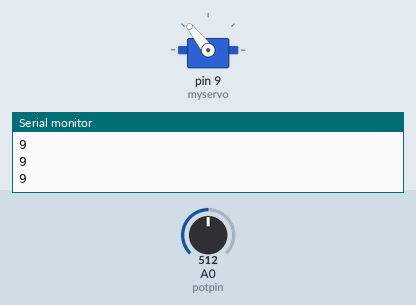
The sketch below on a simulated Arduino Uno, built with avr-gcc and run on an emulated ATmega328P. Shown: servo, the last lines printed to the serial monitor. Inputs (shaded band) come from the test bench; at power-on: A0 (potpin) = 512.

Above: at 1.2 s.
1.3 s: A0 (potpin) set to 716
At 1.68 s:
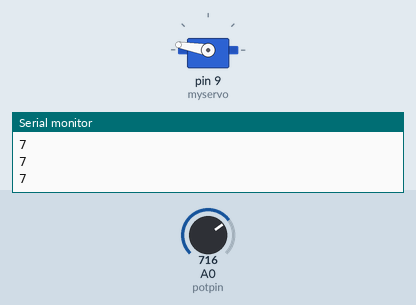
4.3 s: A0 (potpin) set to 80
At 4.68 s:
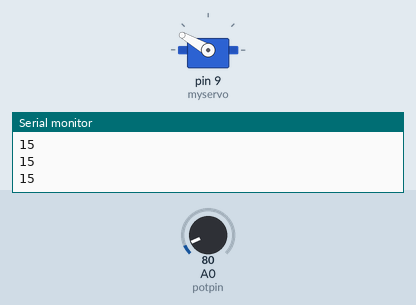
7.3 s: A0 (potpin) set to 70
At 7.3 s:
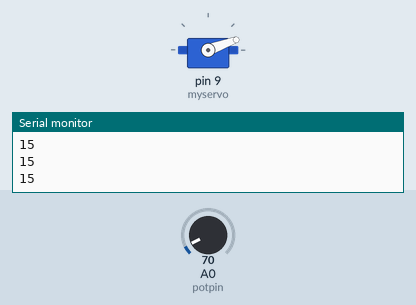
Timing chart, 0 to 10.3 s (numbered marks = the images above; inputs shaded):
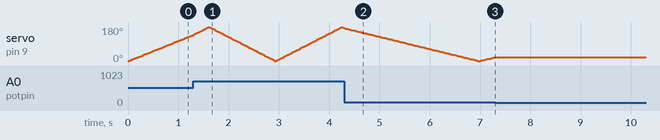

The sketch:

2bi.ino
```cpp
#include <Servo.h>

Servo myservo;

int potpin = 0;
int val;
int pos;
int del;

void setup()
{
  Serial.begin(9600);
  myservo.attach(9);
}

void loop()
{
  for (pos = 0; pos <= 180; pos += 1) {
    val = analogRead(potpin);
    del = map(val, 0, 1023, 16, 2);
    if (del != 16) {
        myservo.write(pos);
        Serial.println(del);
        delay(del);
    }
  }
  for (pos = 180; pos >= 0; pos -= 1) {
    val = analogRead(potpin);
    del = map(val, 0, 1023, 16, 2);
    if (del != 16) {
        myservo.write(pos);
        Serial.println(del);
        delay(del);
    }
  }
}
```

Measured:
- the behaviour switches between 74 and 73 on A0 (potpin) (found by bisection; images 2 and 3)
- after the input at 7.3 s, servo on pin 9 (myservo): stops changing and stays 20°
